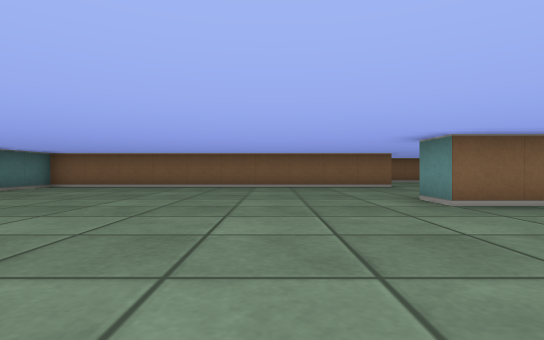
[1] (above)

16 first-person views from a walk through a cub3D maze. The camera is about half as high as the walls, looks level and sees 80° across. The floor is counted in squares. Each view is taken from the middle of a square. On the plan, view 1 faces up. The plan holds only what a view shows up to about 9 squares ahead; the rest is blank.

[2]
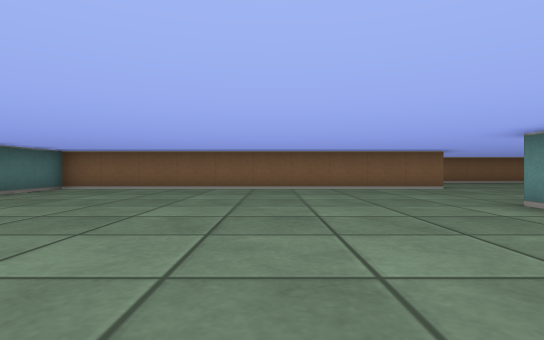

[3]
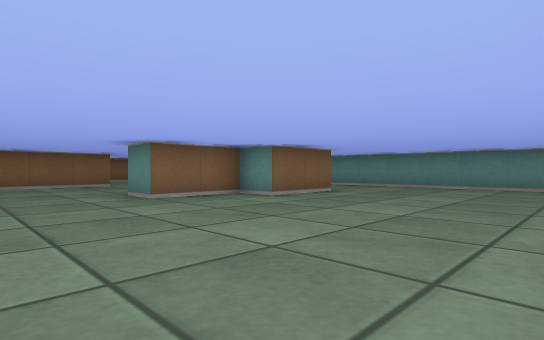

[4]
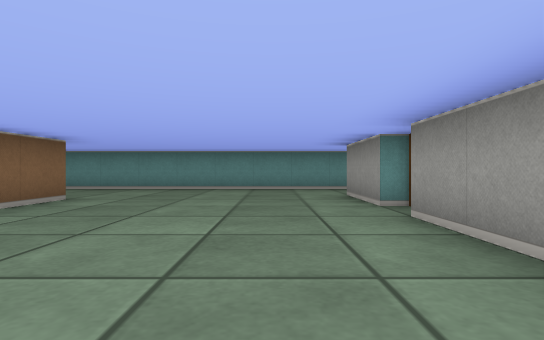

[5]
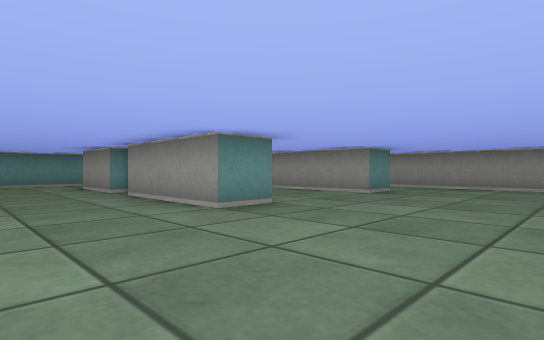

[6]
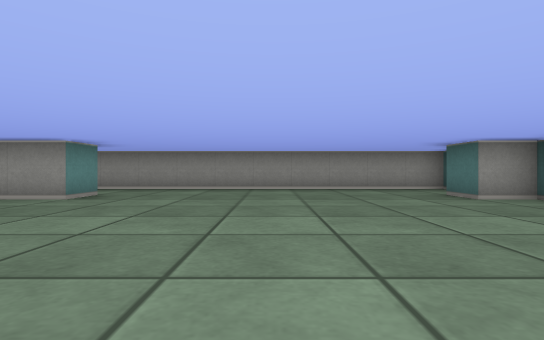

[7]
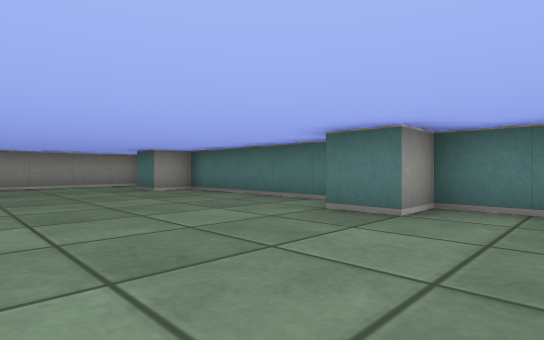

[8]
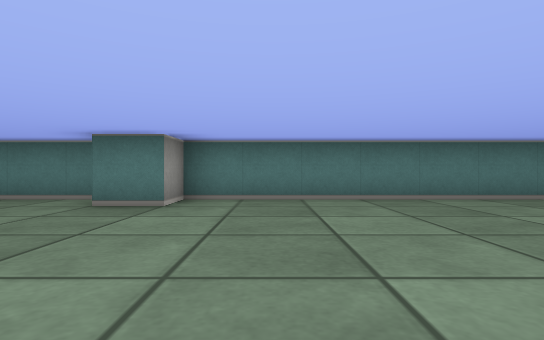

[9]
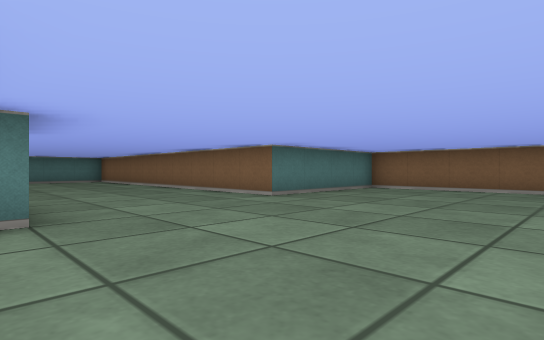

[10]
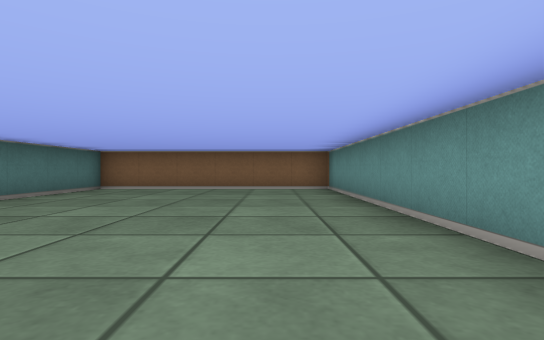

[11]
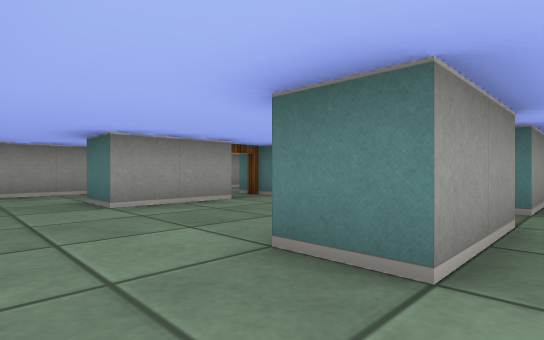

[12]
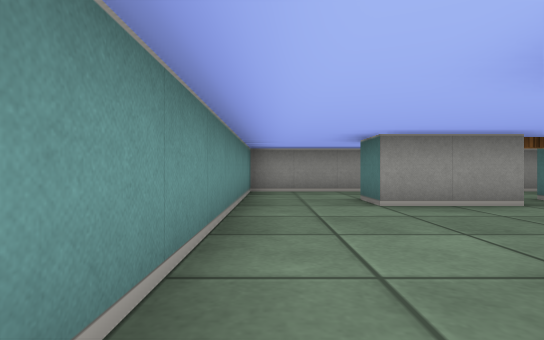

[13]
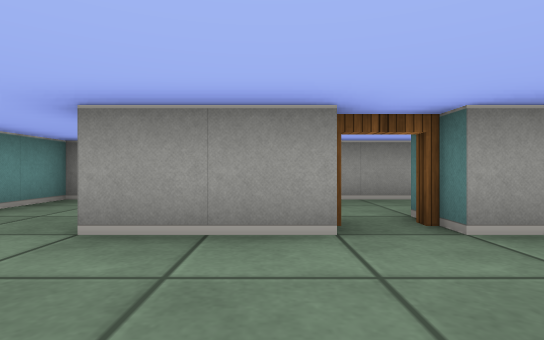

[14]
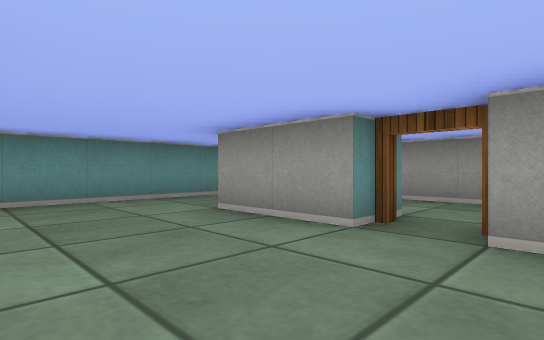

[15]
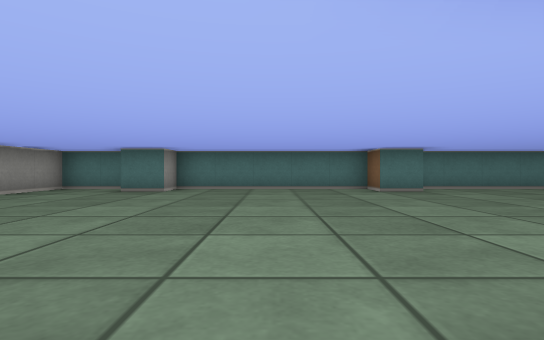

[16]
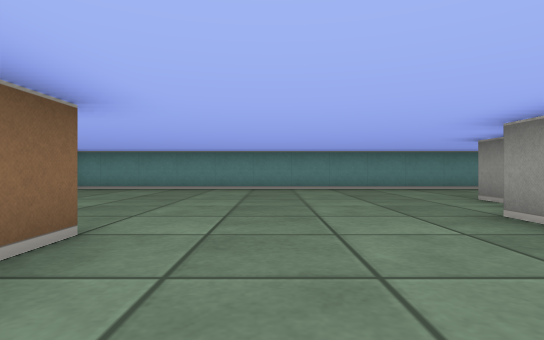

### Floor plan
Points are (right, up) in squares from view 1. A wall is a line through its corners. A room is listed if a view was taken in it or the views show most of it. See-through windows are left out.
Room 1 (views 1, 2, 3, 4, 5, 6, 7, 8, 9, 10, 11, 12, 13, 14, 15, 16)
walls: (3.9, 5.5) (4.5, 5.5); (1.5, -2.5) (1.5, -1.5) (4.5, -1.5); (5.9, 4.5) (6.5, 4.5); (6.5, 3.5) (4.5, 3.5) (4.5, 4.5) (2.5, 4.5) (2.5, 5.5); (5.5, -1.5) (7.5, -1.5) (7.5, -2.5); (5.5, -5.5) (7.5, -5.5) (7.5, -6.5); (1.5, -6.5) (1.5, -5.5) (4.5, -5.5); (-6.5, -6.9) (-6.5, -8.5) (9.5, -8.5) (9.5, 13.5) (3.5, 13.5) (3.5, 9.5) (-6.5, 9.5) (-6.5, 0.5) (-5.5, 0.5) (-5.5, -0.5) (-6.5, -0.5) (-6.5, -5.5) (-5.5, -5.5) (-5.5, -6.5)
ways out: open door at (5, -6); open door at (5, -2)

Where each view was taken, in squares from view 1:
view 1: 0 up, 0 right, facing up
view 2: 1 up, 1 left, facing up
view 3: 1 down, 0 right, facing up-right
view 4: 0 up, 1 right, facing right
view 5: 1 up, 2 left, facing down-right
view 6: 0 up, 2 left, facing down
view 7: 2 up, 2 left, facing down-left
view 8: 2 up, 1 left, facing left
view 9: 5 up, 8 right, facing up-left
view 10: 5 up, 8 right, facing up
view 11: 1 down, 9 right, facing down-left
view 12: 1 down, 9 right, facing down
view 13: 3 down, 6 right, facing down
view 14: 3 down, 4 right, facing down-right
view 15: 3 down, 2 right, facing left
view 16: 8 up, 1 right, facing right
